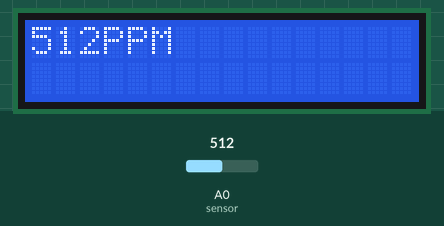
This sketch was run on a simulated Arduino Uno, built with avr-gcc and run on an emulated ATmega328P. Parts: 16×2 character LCD. The test bench sets the inputs (shaded band); at power-on: A0 (sensor) = 512.

Above: at 1.2 s.
1.3 s: A0 (sensor) set to 716
At 2.5 s:
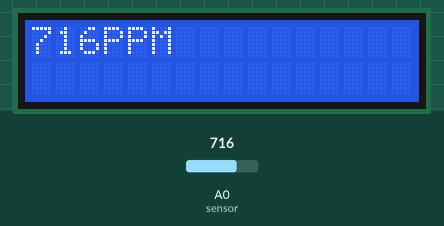
3.5 s: A0 (sensor) set to 900
At 4.7 s:
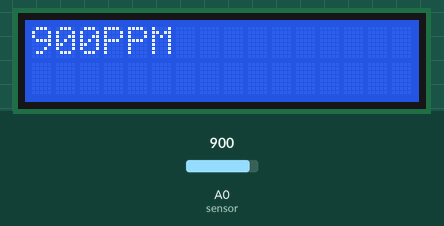
5.6 s: A0 (sensor) set to 1023
At 6.9 s:
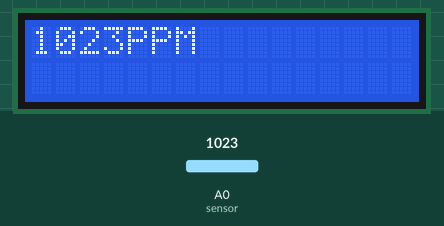
Timing chart, 0 to 8.6 s (numbered marks = the images above; inputs shaded):
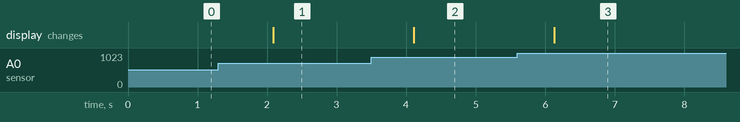

The sketch:

AirQualityI2CLCD_PROJECT_1_KIT_A_.ino
```cpp
#include <LiquidCrystal_I2C.h>
int sensor = A0;
int val;

LiquidCrystal_I2C lcd(0x27, 16, 2);

void setup() {
  // put your setup code here, to run once:
lcd.begin();
pinMode(sensor, INPUT);
}

void loop() {
  // put your main code here, to run repeatedly:
lcd.clear();
lcd.backlight();
val = analogRead(sensor);
lcd.print(val);
lcd.print("PPM");
delay(1000);

}
```

Measured:
- after the input at 1.3 s, the display: changes after 0.79 s (image 1)
- after the input at 3.5 s, the display: changes after 0.61 s (image 2)
- after the input at 5.6 s, the display: changes after 0.53 s (image 3)
